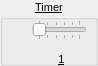
          <widget class="QGroupBox" name="TimerControl">
           <property name="minimumSize">
            <size>
             <width>98</width>
             <height>66</height>
            </size>
           </property>
           <property name="maximumSize">
            <size>
             <width>98</width>
             <height>66</height>
            </size>
           </property>
           <property name="font">
            <font>
             <pointsize>8</pointsize>
             <underline>true</underline>
            </font>
           </property>
           <property name="title">
            <string>Timer</string>
           </property>
           <property name="alignment">
            <set>Qt::AlignHCenter|Qt::AlignTop</set>
           </property>
           <property name="flat">
            <bool>false</bool>
           </property>
           <widget class="QWidget" name="horizontalLayoutWidget">
            <property name="geometry">
             <rect>
              <x>6</x>
              <y>20</y>
              <width>85</width>
              <height>46</height>
             </rect>
            </property>
            <layout class="QHBoxLayout" name="TimerFrequency">
             <item>
              <widget class="KLed" name="timerLed">
               <property name="sizePolicy">
                <sizepolicy hsizetype="Preferred" vsizetype="Preferred">
                 <horstretch>0</horstretch>
                 <verstretch>0</verstretch>
                </sizepolicy>
               </property>
               <property name="minimumSize">
                <size>
                 <width>20</width>
                 <height>20</height>
                </size>
               </property>
               <property name="maximumSize">
                <size>
                 <width>20</width>
                 <height>20</height>
                </size>
               </property>
               <property name="state">
                <enum>KLed::Off</enum>
               </property>
               <property name="color">
                <color>
                 <red>255</red>
                 <green>255</green>
                 <blue>0</blue>
                </color>
               </property>
              </widget>
             </item>
             <item>
              <layout class="QVBoxLayout" name="TimerFreqControl">
               <item>
                <widget class="QSlider" name="clockFreqSlider">
                 <property name="sizePolicy">
                  <sizepolicy hsizetype="Minimum" vsizetype="Minimum">
                   <horstretch>0</horstretch>
                   <verstretch>0</verstretch>
                  </sizepolicy>
                 </property>
                 <property name="maximumSize">
                  <size>
                   <width>55</width>
                   <height>20</height>
                  </size>
                 </property>
                 <property name="minimum">
                  <number>1</number>
                 </property>
                 <property name="maximum">
                  <number>25</number>
                 </property>
                 <property name="pageStep">
                  <number>5</number>
                 </property>
                 <property name="orientation">
                  <enum>Qt::Horizontal</enum>
                 </property>
                 <property name="tickPosition">
                  <enum>QSlider::TicksBothSides</enum>
                 </property>
                </widget>
               </item>
               <item>
                <widget class="QLabel" name="clockFreqLabel">
                 <property name="text">
                  <string>1</string>
                 </property>
                 <property name="alignment">
                  <set>Qt::AlignBottom|Qt::AlignHCenter</set>
                 </property>
                </widget>
               </item>
              </layout>
             </item>
            </layout>
           </widget>
          </widget>
